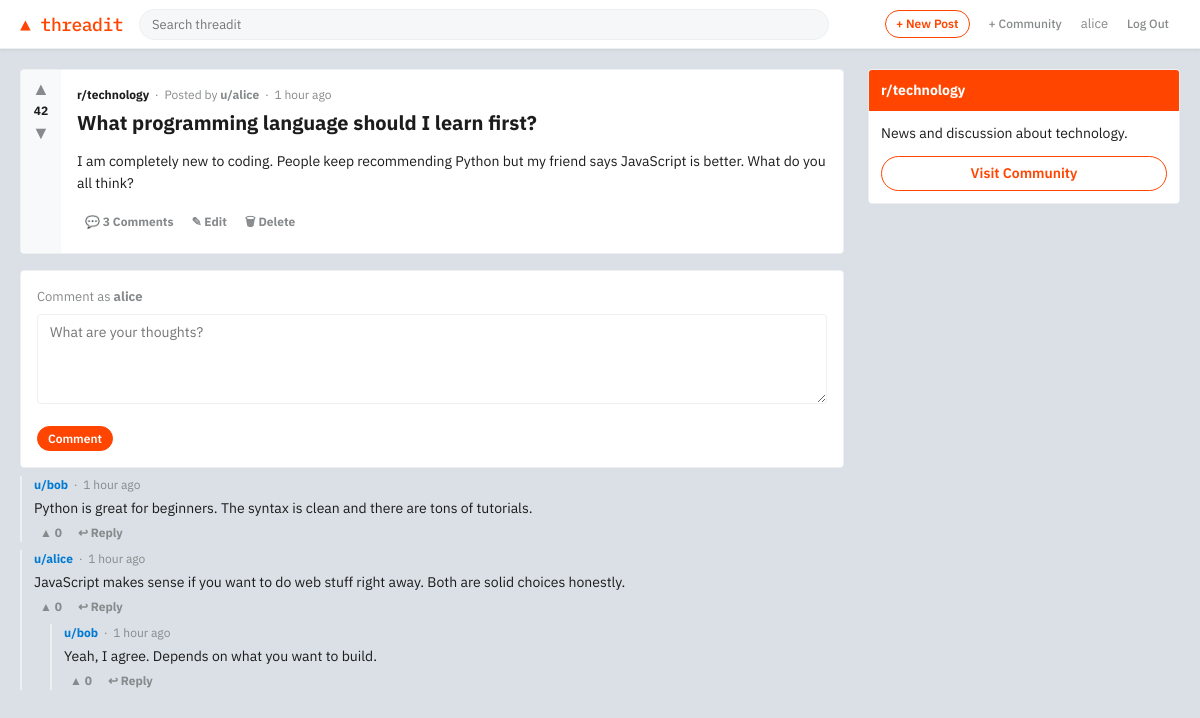
The app's page /post/1/ (signed in) with its own data.
### forum/models.py (models this page shows, shortened)
class Post(models.Model):
    title = models.CharField(max_length=300)
    body = models.TextField(blank=True)
    author = models.ForeignKey(
        User, on_delete=models.CASCADE, related_name="posts"
    )
    community = models.ForeignKey(
        Community, on_delete=models.CASCADE, related_name="posts"
    )
    upvotes = models.IntegerField(default=0)
    created_at = models.DateTimeField(auto_now_add=True)
    updated_at = models.DateTimeField(auto_now=True)
    class Meta:
        ordering = ["-created_at"]
    def comment_count(self):
        return self.comments.count()

class Community(models.Model):
    name = models.CharField(max_length=50, unique=True)
    description = models.TextField(blank=True)
    created_at = models.DateTimeField(auto_now_add=True)
    created_by = models.ForeignKey(
        User, on_delete=models.SET_NULL, null=True, related_name="communities"
    )
    class Meta:
        verbose_name_plural = "communities"
        ordering = ["name"]

class Comment(models.Model):
    post = models.ForeignKey(
        Post, on_delete=models.CASCADE, related_name="comments"
    )
    author = models.ForeignKey(
        User, on_delete=models.CASCADE, related_name="comments"
    )
    parent = models.ForeignKey(
        "self", on_delete=models.CASCADE, null=True, blank=True, related_name="replies"
    )
    body = models.TextField()
    upvotes = models.IntegerField(default=0)
    created_at = models.DateTimeField(auto_now_add=True)
    class Meta:
        ordering = ["created_at"]

### forum/views.py (the view, shortened to what this page needs)
# urls.py: path("post/<int:pk>/", views.post_detail, name="post_detail"),
def post_detail(request, pk):
    post = get_object_or_404(Post, pk=pk)
    comments = Comment.objects.filter(post=post, parent=None).prefetch_related(
        "replies__author", "author"
    )
    form = CommentForm()
    context = {"post": post, "comments": comments, "form": form}
    return render(request, "forum/post_detail.html", context)

### forum/forms.py
class CommentForm(forms.ModelForm):
    class Meta:
        model = Comment
        fields = ["body"]
        widgets = {
            "body": forms.Textarea(attrs={"placeholder": "What are your thoughts?", "rows": 4}),
        }
        labels = {"body": ""}

### templates/forum/post_detail.html (shortened to what this page needs)
{% extends "forum/base.html" %}
{% block content %}
<div class="page-wrapper">
  <main>
    <div class="post-detail-card">
      <div class="post-detail-inner">
        <div class="vote-col">
          <button class="vote-btn">&#9650;</button>
          <span class="vote-count">{{ post.upvotes }}</span>
          <button class="vote-btn">&#9660;</button>
        </div>
        <div class="post-detail-content">
          <div class="post-meta">
            <a href="{% url 'community_detail' post.community.name %}" style="font-weight:700;color:#1c1c1c;">r/{{ post.community.name }}</a>
            &nbsp;·&nbsp; Posted by <a href="#">u/{{ post.author.username }}</a>
            &nbsp;·&nbsp; {{ post.created_at|timesince }} ago
          </div>
          <h1 style="font-size:20px;font-weight:700;margin-bottom:8px;">{{ post.title }}</h1>
          {% if post.body %}
            <div class="post-full-body">{{ post.body|linebreaks }}</div>
          {% endif %}
          <div class="post-actions">
            <span class="post-action-btn">&#128172; {{ post.comment_count }} Comment{{ post.comment_count|pluralize }}</span>
            {% if user == post.author %}
              <a href="{% url 'edit_post' post.pk %}" class="post-action-btn">&#9998; Edit</a>
              <a href="{% url 'delete_post' post.pk %}" class="post-action-btn">&#128465; Delete</a>
            {% endif %}
          </div>
        </div>
      </div>
    </div>
    <div class="comment-form-card">
      {% if user.is_authenticated %}
        <p>Comment as <strong>{{ user.username }}</strong></p>
        <form method="post">
          {% for field in form %}
            <div class="form-group">
              {{ field }}
            </div>
          {% endfor %}
          <button type="submit" class="btn btn-primary btn-sm">Comment</button>
        </form>
      {% else %}
        <p>
          <a href="{% url 'login' %}">Log in</a> or
          <a href="{% url 'register' %}">sign up</a> to leave a comment.
        </p>
      {% endif %}
    </div>
    <div class="comments-section">
      {% if comments %}
        {% for comment in comments %}
          {% include "forum/comment.html" with comment=comment depth=0 %}
        {% endfor %}
      {% else %}
        <div class="empty-state" style="padding:24px;">
          <p>No comments yet — be the first!</p>
        </div>
      {% endif %}
    </div>
  </main>
  <aside class="sidebar">
    <div class="sidebar-card">
      <div class="sidebar-card-header">r/{{ post.community.name }}</div>
      <div class="sidebar-card-body">
        <p>{{ post.community.description|default:"A community on Threadit." }}</p>
        <a href="{% url 'community_detail' post.community.name %}" class="btn btn-outline" style="width:100%;justify-content:center;">Visit Community</a>
      </div>
    </div>
  </aside>
</div>
{% endblock %}

### templates/forum/base.html (shortened to what this page needs)
<!DOCTYPE html>
<html lang="en">
<head>
  {% load static %}
  <link rel="stylesheet" href="{% static 'css/style.css' %}">
</head>
<body>
<nav class="navbar">
  <div class="nav-inner">
    <a href="{% url 'home' %}" class="nav-logo">&#9650; threadit</a>
    <div class="nav-search">
      <form method="get" action="{% url 'home' %}">
        <input type="text" name="q" placeholder="Search threadit" value="{{ request.GET.q }}">
      </form>
    </div>
    <div class="nav-actions">
      {% if user.is_authenticated %}
        <a href="{% url 'create_post' %}" class="btn btn-outline btn-sm">+ New Post</a>
        <a href="{% url 'create_community' %}" class="btn btn-ghost btn-sm">+ Community</a>
        <span class="text-muted" style="font-size:13px;">{{ user.username }}</span>
        <a href="{% url 'logout' %}" class="btn btn-ghost btn-sm">Log Out</a>
      {% else %}
        <a href="{% url 'login' %}" class="btn btn-outline btn-sm">Log In</a>
        <a href="{% url 'register' %}" class="btn btn-primary btn-sm">Sign Up</a>
      {% endif %}
    </div>
  </div>
</nav>
{% block content %}{% endblock %}
</body>
</html>

### templates/forum/comment.html (shortened to what this page needs)
<div class="comment" style="{% if depth > 0 %}margin-left:16px;{% endif %}">
  <div class="comment-header">
    <strong>u/{{ comment.author.username }}</strong>
    &nbsp;·&nbsp; {{ comment.created_at|timesince }} ago
  </div>
  <div class="comment-body">{{ comment.body|linebreaks }}</div>
  <div class="comment-actions">
    <button class="comment-action">&#9650; {{ comment.upvotes }}</button>
    {% if user.is_authenticated %}
      <button class="comment-action" onclick="setReply({{ comment.pk }})">&#8617; Reply</button>
    {% endif %}
  </div>
  {% if comment.replies.all %}
    <div class="replies">
      {% for reply in comment.replies.all %}
        {% include "forum/comment.html" with comment=reply depth=1 %}
      {% endfor %}
    </div>
  {% endif %}
</div>

### records on screen
Post: upvotes "42", community.name "technology", author.username "alice", created_at "1 hour", title "What programming language should I learn first?", body "I am completely new to coding. People keep recommending Python but my friend says JavaScript is better. What do you all think?", comment_count "3", community.description "News and discussion about technology."
Comment: author.username "bob", created_at "1 hour", body "Python is great for beginners. The syntax is clean and there are tons of tutorials.", upvotes "0"
Comment: author.username "alice", created_at "1 hour", body "JavaScript makes sense if you want to do web stuff right away. Both are solid choices honestly.", upvotes "0"
Comment: author.username "bob", created_at "1 hour", body "Yeah, I agree. Depends on what you want to build.", upvotes "0"

### other values on screen
{{ user.username }} "alice"
